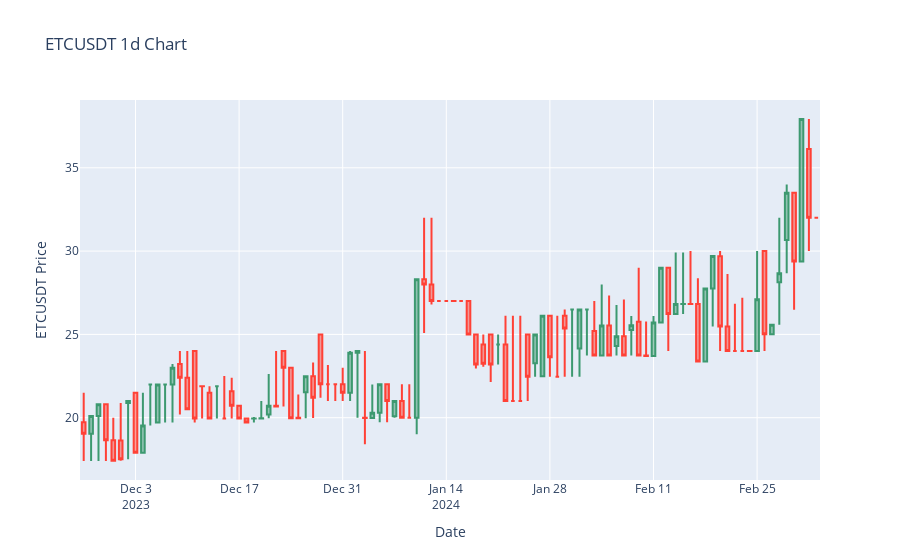

The notebook cell saved with this chart:
### Code cell
import os
from binance.client import Client
import pandas as pd
import plotly.graph_objects as go

# Load environment variables
api_key = os.getenv("BINANCE_API_KEY")
api_secret = os.getenv("BINANCE_API_SECRET")

# Initialize the Binance client
client = Client(api_key, api_secret, testnet=True)

# Get user input for symbol and interval
symbol = input("Enter the symbol (e.g., 'BTCUSDT'): ")
interval = input("Enter the interval (1m, 3m, 5m, 15m, 30m, 1h, 4h, 1d, 1w, 1M): ")
limit = int(input("Enter the limit for how many candles to retrieve (e.g., 100): "))

# Ensure interval is in the correct format for Binance client
interval_map = {
    '1m': Client.KLINE_INTERVAL_1MINUTE,
    '3m': Client.KLINE_INTERVAL_3MINUTE,
    '5m': Client.KLINE_INTERVAL_5MINUTE,
    # ... add all possible intervals here
    '1d': Client.KLINE_INTERVAL_1DAY,
    # ... and so on
}
interval = interval_map.get(interval, Client.KLINE_INTERVAL_1DAY)  # Default to 1 day if invalid

# Get historical candlestick data
candles = client.futures_klines(symbol=symbol, interval=interval, limit=limit)

# Create a Pandas DataFrame and set the column names
columns = ['Date', 'Open', 'High', 'Low', 'Close', 'Volume', 'Close time', 
           'Quote asset volume', 'Number of trades', 'Taker buy base asset volume', 
           'Taker buy quote asset volume', 'Ignore']
df = pd.DataFrame(candles, columns=columns)

# Convert timestamp to datetime
df['Date'] = pd.to_datetime(df['Date'], unit='ms')

# Convert all data to float type
for column in ['Open', 'High', 'Low', 'Close', 'Volume']:
    df[column] = df[column].astype(float)

# Use Plotly to create an interactive candlestick chart
fig = go.Figure(data=[go.Candlestick(x=df['Date'],
                open=df['Open'],
                high=df['High'],
                low=df['Low'],
                close=df['Close'])])

# Set the layout for the chart
fig.update_layout(
    title=f'{symbol} {interval} Chart',
    yaxis_title=f'{symbol} Price',
    xaxis_title='Date',
    xaxis_rangeslider_visible=False  # Hides the range slider at the bottom
)

# Show the plot
fig.show()
